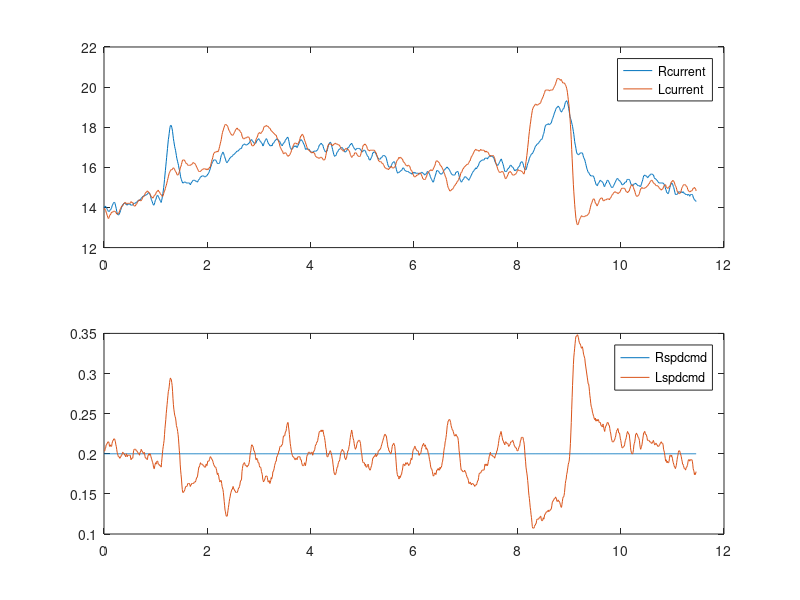

Recreate this plot in MATLAB.
 x = load('SigRecmissjunk.mat')  
r = x.RecStr ;
t = r.t ; 
 %{'LUserSpeedCmd'  'LwCurrent'  'LwSpeedEnc'  'RUserSpeedCmd'  'RwCurrent'  'RwSpeedEnc'  'TorqueCorrection'}

figure(100) ; 
subplot( 2,1,1) ; 
plot( t , r.RwCurrent , t , r.LwCurrent); legend('Rcurrent','Lcurrent') ; 
subplot( 2,1,2) ; 
plot( t , r.RUserSpeedCmd , t , r.LUserSpeedCmd);legend('Rspdcmd','Lspdcmd') ; 
